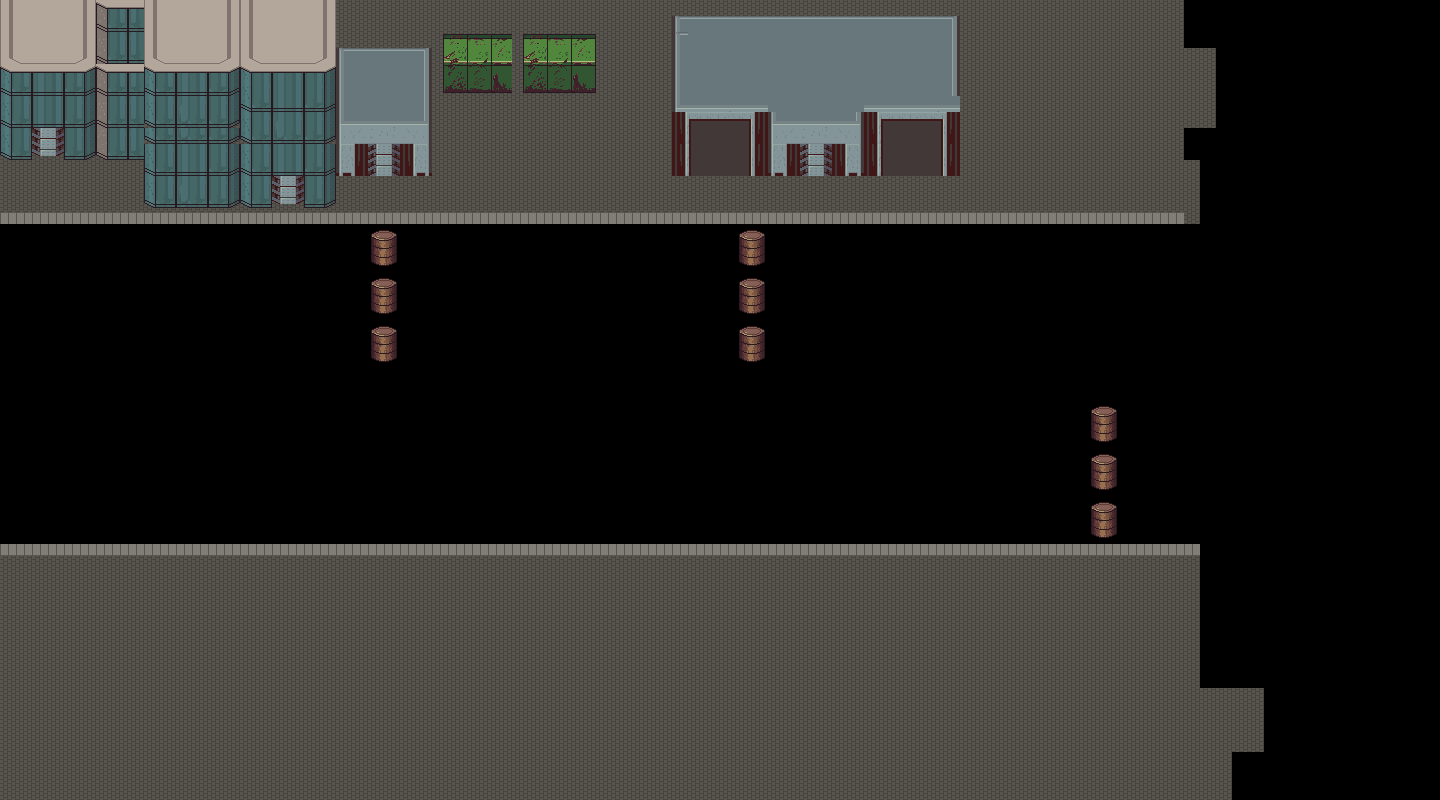

A 2D game scene composited from a Tiled map and its tileset images. What follows is a short description and the map's XML, with each tile layer's data collapsed to a summary:
An orthogonal 90x50 tile map with 16x16 px tiles, 2 tile layers (layer_side_walk, Buildings), 1 hidden layer not drawn, 4 tilesets.

<map version="1.2" tiledversion="1.3.1" orientation="orthogonal" renderorder="right-down" compressionlevel="-1" width="90" height="50" tilewidth="16" tileheight="16" infinite="0" nextlayerid="4" nextobjectid="1">
 <tileset firstgid="1" name="Street" tilewidth="16" tileheight="16" tilecount="1900" columns="50">
  <image source="Street.png" width="800" height="608" />
 </tileset>
 <tileset firstgid="1901" name="Building" tilewidth="16" tileheight="16" tilecount="256" columns="16">
  <image source="Building.png" width="256" height="256" />
 </tileset>
 <tileset firstgid="2157" name="Objects" tilewidth="16" tileheight="16" tilecount="256" columns="16">
  <image source="Objects.png" width="256" height="256" />
 </tileset>
 <tileset firstgid="2413" name="Sidewalk_dark" tilewidth="16" tileheight="16" tilecount="64" columns="8">
  <image source="Sidewalk_dark.png" width="128" height="128" />
 </tileset>
 <layer id="1" name="Route" width="90" height="50" visible="0">
  <data>[4500 cells, 4500 non-empty, 32 distinct tile ids]</data>
 </layer>
 <layer id="3" name="layer_side_walk" width="90" height="50">
  <data>[4500 cells, 2326 non-empty, 30 distinct tile ids]</data>
 </layer>
 <layer id="2" name="Buildings" width="90" height="50">
  <data>[4500 cells, 518 non-empty, 178 distinct tile ids]</data>
 </layer>
</map>
